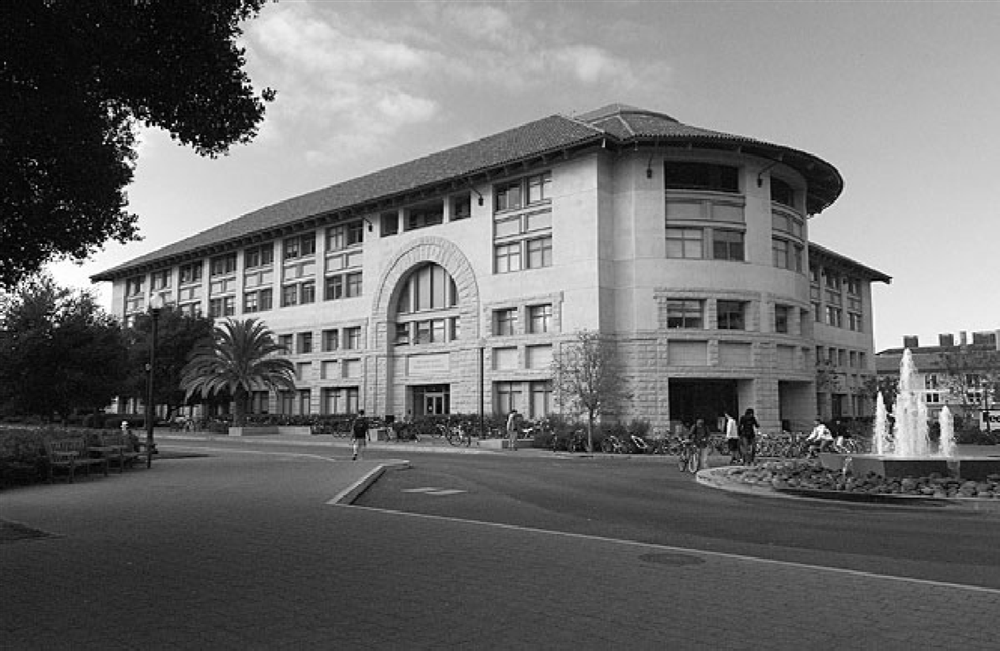
#> input picture Assignment 2/input_image.png, 1000 x 651 px, shrunk from 1265 x 823 before the run
$ python Part1.py
#> lines starting #> are read from the running program, lines starting #| are printed output that depends on the picture
import numpy as np
import cv2
import matplotlib.pyplot as plt

# Load the image as grayscale
def load_image(filepath):
    return cv2.imread(filepath, cv2.IMREAD_GRAYSCALE)

def save_image(image, filepath):
    cv2.imwrite(filepath, image)

# Gaussian smoothing kernel (3x3)
gaussian_kernel = (1 / 16) * np.array([[1, 2, 1],
                                       [2, 4, 2],
                                       [1, 2, 1]])

# Sobel Kernels
Kx = np.array([[-1, 0, 1],
               [-2, 0, 2],
               [-1, 0, 1]])

Ky = np.array([[1, 2, 1],
               [0, 0, 0],
               [-1, -2, -1]])

# Apply convolution
def convolve(image, kernel):
    height, width = image.shape
    kernel_size = kernel.shape[0]
    offset = kernel_size // 2
    output = np.zeros_like(image)
    for i in range(offset, height - offset):
        for j in range(offset, width - offset):
            region = image[i - offset:i + offset + 1, j - offset:j + offset + 1]
            output[i, j] = np.sum(region * kernel)
    return output

# Calculate gradient magnitude
def gradient_magnitude(Gx, Gy):
    return np.sqrt(Gx**2 + Gy**2)

# Main function for Part (a)
def edge_detection(filepath):
    image = load_image(filepath)
#> in load_image, returned value is the input picture: shape (651, 1000); min 0, max 255, mean 109.7

    # Apply Gaussian smoothing
    smoothed_image = convolve(image, gaussian_kernel)

    # Compute Gx and Gy using Sobel kernels
    Gx = convolve(smoothed_image, Kx)
#> after the loop in convolve (call 2), `for i in range(offset, height - offset):`:
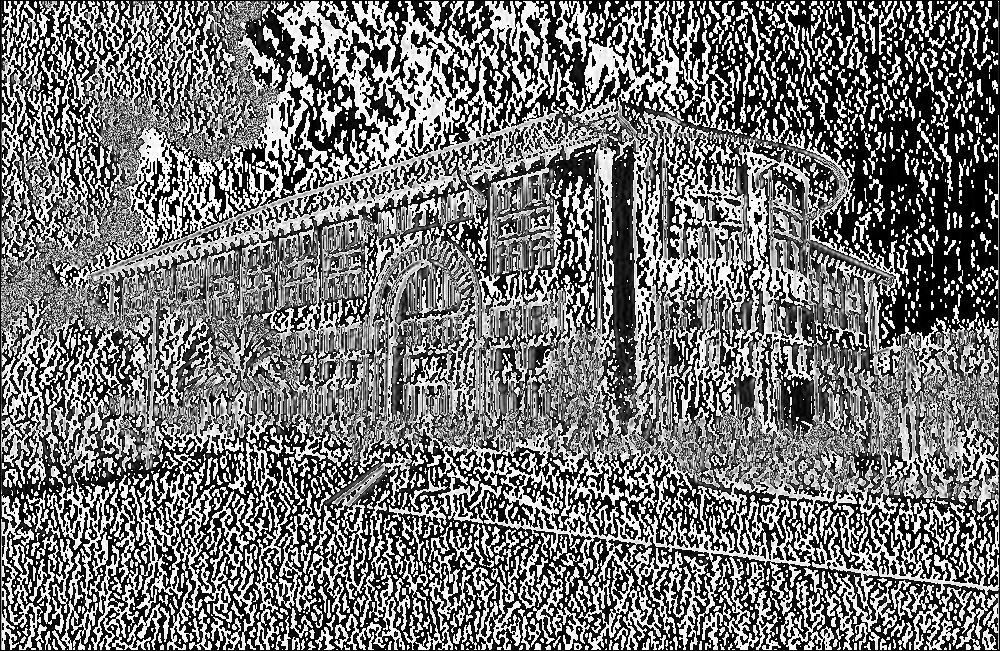
#> output: shape (651, 1000); min 0, max 255, mean 116.6
    Gy = convolve(smoothed_image, Ky)
#> after the loop in convolve (call 3), `for i in range(offset, height - offset):`:
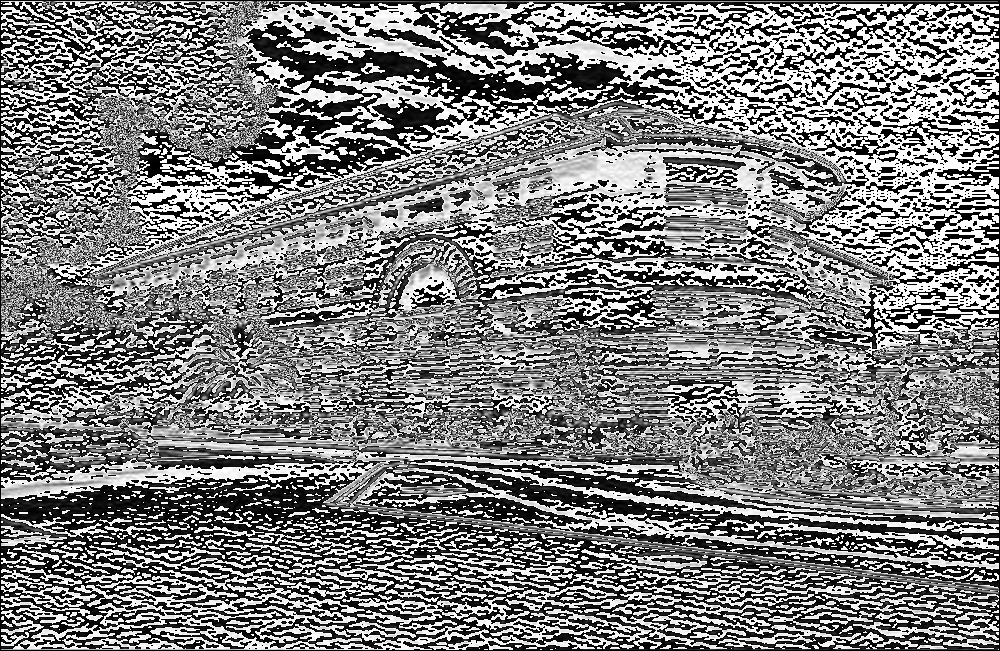
#> output: shape (651, 1000); min 0, max 255, mean 126.4

    # Compute gradient magnitude
    magnitude = gradient_magnitude(Gx, Gy)
#> in gradient_magnitude, `return np.sqrt(Gx**2 + Gy**2)`:
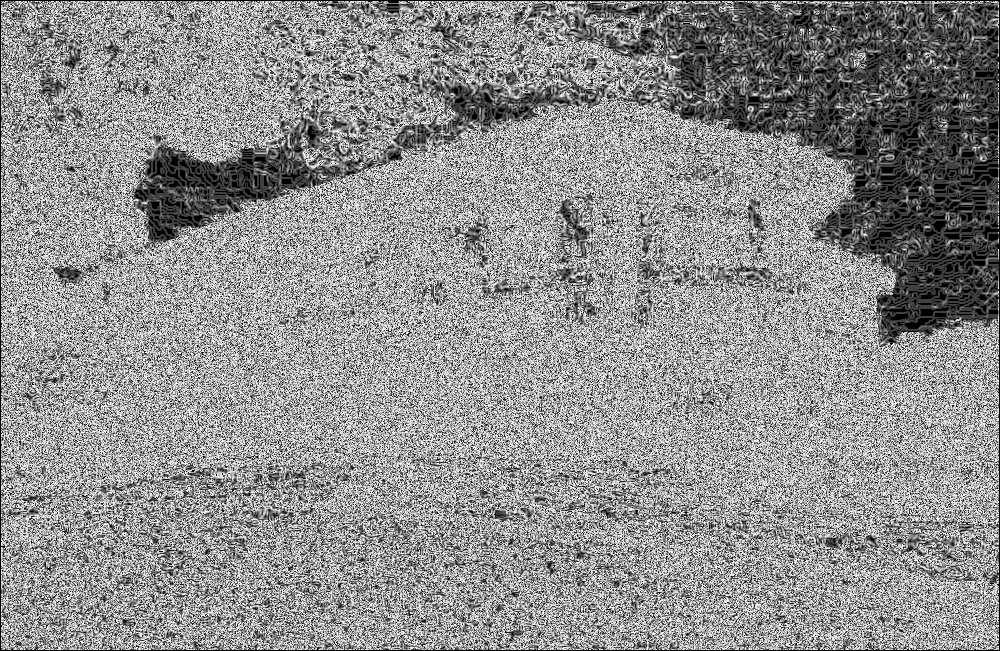
#> returned value: shape (651, 1000) float16; min 0, max 15.81, mean 8.91; drawn with min black and max white
    magnitude = np.clip(magnitude, 0, 255)  # Clip values for display

    # Save and display the result
    save_image(magnitude, "edges_detected.png")
    plt.imshow(magnitude, cmap='gray')
    plt.title("Edge Detection Result")
    plt.axis('off')
    plt.show()

# Run the edge detection function
edge_detection('input_image.png')  # Replace 'input_image.png' with the actual image path
